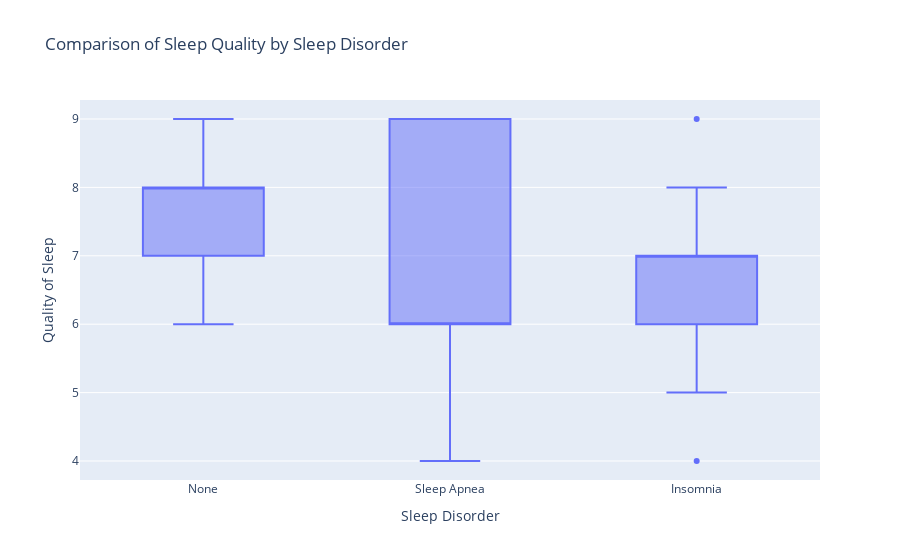

The code cell stored with this chart in its notebook:
### Code cell
import plotly.express as px
import scipy.stats as stats

# Filter data for sleep disorders
with_sleep_disorder = df[df['Sleep Disorder'].notnull() & (df['Sleep Disorder'] != 'None')]['Quality of Sleep']
without_sleep_disorder = df[df['Sleep Disorder'].isnull() | (df['Sleep Disorder'] == 'None')]['Quality of Sleep']

# Perform t-test
t_statistic, p_value = stats.ttest_ind(with_sleep_disorder, without_sleep_disorder, equal_var=False, nan_policy='omit')

# Output t-statistic and p-value
print("T-Statistic:", t_statistic)
print("P-Value:", p_value)

# Determine significance
alpha = 0.05
if p_value < alpha:
    print("There is a significant difference in sleep quality between groups.")
else:
    print("There is no significant difference in sleep quality between groups.")

# Create an interactive box plot using Plotly Express
fig = px.box(df, x='Sleep Disorder', y='Quality of Sleep', 
             title='Comparison of Sleep Quality by Sleep Disorder',
             labels={'Quality of Sleep': 'Quality of Sleep', 'Sleep Disorder': 'Sleep Disorder'})

# Customize the layout
fig.update_layout(xaxis_title="Sleep Disorder", yaxis_title="Quality of Sleep")

# Show the interactive plot
fig.show()

### Figure 1 — Plotly figure (JSON) as saved in the notebook; plotly's stock layout.template omitted (floating-point values rounded to 4 significant figures; data arrays with more than 128 entries replaced by an {"elided": "..."} marker saying what was removed)
{"data": [{"alignmentgroup": "True", "hovertemplate": "Sleep Disorder=%{x}<br>Quality of Sleep=%{y}<extra></extra>", "legendgroup": "", "marker": {"color": "#636efa"}, "name": "", "notched": false, "offsetgroup": "", "orientation": "v", "showlegend": false, "type": "box", "x": {"elided": "374 str values"}, "x0": " ", "xaxis": "x", "y": {"elided": "374 int values"}, "y0": " ", "yaxis": "y"}], "layout": {"boxmode": "group", "legend": {"tracegroupgap": 0}, "title": {"text": "Comparison of Sleep Quality by Sleep Disorder"}, "xaxis": {"anchor": "y", "domain": [0, 1], "title": {"text": "Sleep Disorder"}}, "yaxis": {"anchor": "x", "domain": [0, 1], "title": {"text": "Quality of Sleep"}}}}
